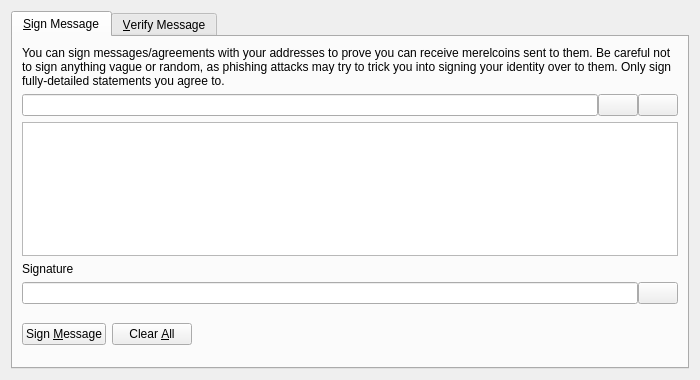
<?xml version="1.0" encoding="UTF-8"?>
<ui version="4.0">
 <class>SignVerifyMessageDialog</class>
 <widget class="QDialog" name="SignVerifyMessageDialog">
  <property name="geometry">
   <rect>
    <x>0</x>
    <y>0</y>
    <width>700</width>
    <height>380</height>
   </rect>
  </property>
  <property name="windowTitle">
   <string>Signatures - Sign / Verify a Message</string>
  </property>
  <property name="modal">
   <bool>true</bool>
  </property>
  <layout class="QVBoxLayout" name="verticalLayout">
   <item>
    <widget class="QTabWidget" name="tabWidget">
     <property name="currentIndex">
      <number>0</number>
     </property>
     <widget class="QWidget" name="tabSignMessage">
      <attribute name="title">
       <string>&amp;Sign Message</string>
      </attribute>
      <layout class="QVBoxLayout" name="verticalLayout_SM">
       <item>
        <widget class="QLabel" name="infoLabel_SM">
         <property name="text">
          <string>You can sign messages/agreements with your addresses to prove you can receive merelcoins sent to them. Be careful not to sign anything vague or random, as phishing attacks may try to trick you into signing your identity over to them. Only sign fully-detailed statements you agree to.</string>
         </property>
         <property name="textFormat">
          <enum>Qt::PlainText</enum>
         </property>
         <property name="wordWrap">
          <bool>true</bool>
         </property>
        </widget>
       </item>
       <item>
        <layout class="QHBoxLayout" name="horizontalLayout_1_SM">
         <property name="spacing">
          <number>0</number>
         </property>
         <item>
          <widget class="QValidatedLineEdit" name="addressIn_SM">
           <property name="toolTip">
            <string>The MerelCoin address to sign the message with</string>
           </property>
          </widget>
         </item>
         <item>
          <widget class="QPushButton" name="addressBookButton_SM">
           <property name="toolTip">
            <string>Choose previously used address</string>
           </property>
           <property name="text">
            <string/>
           </property>
           <property name="icon">
            <iconset resource="../bitcoin.qrc">
             <normaloff>:/icons/address-book</normaloff>:/icons/address-book</iconset>
           </property>
           <property name="shortcut">
            <string>Alt+A</string>
           </property>
           <property name="autoDefault">
            <bool>false</bool>
           </property>
          </widget>
         </item>
         <item>
          <widget class="QPushButton" name="pasteButton_SM">
           <property name="toolTip">
            <string>Paste address from clipboard</string>
           </property>
           <property name="text">
            <string/>
           </property>
           <property name="icon">
            <iconset resource="../bitcoin.qrc">
             <normaloff>:/icons/editpaste</normaloff>:/icons/editpaste</iconset>
           </property>
           <property name="shortcut">
            <string>Alt+P</string>
           </property>
           <property name="autoDefault">
            <bool>false</bool>
           </property>
          </widget>
         </item>
        </layout>
       </item>
       <item>
        <widget class="QPlainTextEdit" name="messageIn_SM">
         <property name="toolTip">
          <string>Enter the message you want to sign here</string>
         </property>
        </widget>
       </item>
       <item>
        <widget class="QLabel" name="signatureLabel_SM">
         <property name="text">
          <string>Signature</string>
         </property>
         <property name="textFormat">
          <enum>Qt::PlainText</enum>
         </property>
        </widget>
       </item>
       <item>
        <layout class="QHBoxLayout" name="horizontalLayout_2_SM">
         <property name="spacing">
          <number>0</number>
         </property>
         <item>
          <widget class="QLineEdit" name="signatureOut_SM">
           <property name="font">
            <font>
             <italic>true</italic>
            </font>
           </property>
           <property name="readOnly">
            <bool>true</bool>
           </property>
          </widget>
         </item>
         <item>
          <widget class="QPushButton" name="copySignatureButton_SM">
           <property name="toolTip">
            <string>Copy the current signature to the system clipboard</string>
           </property>
           <property name="text">
            <string/>
           </property>
           <property name="icon">
            <iconset resource="../bitcoin.qrc">
             <normaloff>:/icons/editcopy</normaloff>:/icons/editcopy</iconset>
           </property>
           <property name="autoDefault">
            <bool>false</bool>
           </property>
          </widget>
         </item>
        </layout>
       </item>
       <item>
        <layout class="QHBoxLayout" name="horizontalLayout_3_SM">
         <item>
          <widget class="QPushButton" name="signMessageButton_SM">
           <property name="toolTip">
            <string>Sign the message to prove you own this MerelCoin address</string>
           </property>
           <property name="text">
            <string>Sign &amp;Message</string>
           </property>
           <property name="icon">
            <iconset resource="../bitcoin.qrc">
             <normaloff>:/icons/edit</normaloff>:/icons/edit</iconset>
           </property>
           <property name="autoDefault">
            <bool>false</bool>
           </property>
          </widget>
         </item>
         <item>
          <widget class="QPushButton" name="clearButton_SM">
           <property name="toolTip">
            <string>Reset all sign message fields</string>
           </property>
           <property name="text">
            <string>Clear &amp;All</string>
           </property>
           <property name="icon">
            <iconset resource="../bitcoin.qrc">
             <normaloff>:/icons/remove</normaloff>:/icons/remove</iconset>
           </property>
           <property name="autoDefault">
            <bool>false</bool>
           </property>
          </widget>
         </item>
         <item>
          <spacer name="horizontalSpacer_1_SM">
           <property name="orientation">
            <enum>Qt::Horizontal</enum>
           </property>
           <property name="sizeHint" stdset="0">
            <size>
             <width>40</width>
             <height>48</height>
            </size>
           </property>
          </spacer>
         </item>
         <item>
          <widget class="QLabel" name="statusLabel_SM">
           <property name="font">
            <font>
             <weight>75</weight>
             <bold>true</bold>
            </font>
           </property>
           <property name="text">
            <string/>
           </property>
           <property name="wordWrap">
            <bool>true</bool>
           </property>
          </widget>
         </item>
         <item>
          <spacer name="horizontalSpacer_2_SM">
           <property name="orientation">
            <enum>Qt::Horizontal</enum>
           </property>
           <property name="sizeHint" stdset="0">
            <size>
             <width>40</width>
             <height>48</height>
            </size>
           </property>
          </spacer>
         </item>
        </layout>
       </item>
      </layout>
     </widget>
     <widget class="QWidget" name="tabVerifyMessage">
      <attribute name="title">
       <string>&amp;Verify Message</string>
      </attribute>
      <layout class="QVBoxLayout" name="verticalLayout_VM">
       <item>
        <widget class="QLabel" name="infoLabel_VM">
         <property name="text">
          <string>Enter the receiver's address, message (ensure you copy line breaks, spaces, tabs, etc. exactly) and signature below to verify the message. Be careful not to read more into the signature than what is in the signed message itself, to avoid being tricked by a man-in-the-middle attack. Note that this only proves the signing party receives with the address, it cannot prove sendership of any transaction!</string>
         </property>
         <property name="textFormat">
          <enum>Qt::PlainText</enum>
         </property>
         <property name="alignment">
          <set>Qt::AlignLeading|Qt::AlignLeft|Qt::AlignTop</set>
         </property>
         <property name="wordWrap">
          <bool>true</bool>
         </property>
        </widget>
       </item>
       <item>
        <layout class="QHBoxLayout" name="horizontalLayout_1_VM">
         <property name="spacing">
          <number>0</number>
         </property>
         <item>
          <widget class="QValidatedLineEdit" name="addressIn_VM">
           <property name="toolTip">
            <string>The MerelCoin address the message was signed with</string>
           </property>
          </widget>
         </item>
         <item>
          <widget class="QPushButton" name="addressBookButton_VM">
           <property name="toolTip">
            <string>Choose previously used address</string>
           </property>
           <property name="text">
            <string/>
           </property>
           <property name="icon">
            <iconset resource="../bitcoin.qrc">
             <normaloff>:/icons/address-book</normaloff>:/icons/address-book</iconset>
           </property>
           <property name="shortcut">
            <string>Alt+A</string>
           </property>
           <property name="autoDefault">
            <bool>false</bool>
           </property>
          </widget>
         </item>
        </layout>
       </item>
       <item>
        <widget class="QPlainTextEdit" name="messageIn_VM"/>
       </item>
       <item>
        <widget class="QValidatedLineEdit" name="signatureIn_VM"/>
       </item>
       <item>
        <layout class="QHBoxLayout" name="horizontalLayout_2_VM">
         <item>
          <widget class="QPushButton" name="verifyMessageButton_VM">
           <property name="toolTip">
            <string>Verify the message to ensure it was signed with the specified MerelCoin address</string>
           </property>
           <property name="text">
            <string>Verify &amp;Message</string>
           </property>
           <property name="icon">
            <iconset resource="../bitcoin.qrc">
             <normaloff>:/icons/transaction_0</normaloff>:/icons/transaction_0</iconset>
           </property>
           <property name="autoDefault">
            <bool>false</bool>
           </property>
          </widget>
         </item>
         <item>
          <widget class="QPushButton" name="clearButton_VM">
           <property name="toolTip">
            <string>Reset all verify message fields</string>
           </property>
           <property name="text">
            <string>Clear &amp;All</string>
           </property>
           <property name="icon">
            <iconset resource="../bitcoin.qrc">
             <normaloff>:/icons/remove</normaloff>:/icons/remove</iconset>
           </property>
           <property name="autoDefault">
            <bool>false</bool>
           </property>
          </widget>
         </item>
         <item>
          <spacer name="horizontalSpacer_1_VM">
           <property name="orientation">
            <enum>Qt::Horizontal</enum>
           </property>
           <property name="sizeHint" stdset="0">
            <size>
             <width>40</width>
             <height>48</height>
            </size>
           </property>
          </spacer>
         </item>
         <item>
          <widget class="QLabel" name="statusLabel_VM">
           <property name="font">
            <font>
             <weight>75</weight>
             <bold>true</bold>
            </font>
           </property>
           <property name="text">
            <string/>
           </property>
           <property name="wordWrap">
            <bool>true</bool>
           </property>
          </widget>
         </item>
         <item>
          <spacer name="horizontalSpacer_2_VM">
           <property name="orientation">
            <enum>Qt::Horizontal</enum>
           </property>
           <property name="sizeHint" stdset="0">
            <size>
             <width>40</width>
             <height>48</height>
            </size>
           </property>
          </spacer>
         </item>
        </layout>
       </item>
      </layout>
     </widget>
    </widget>
   </item>
  </layout>
 </widget>
 <customwidgets>
  <customwidget>
   <class>QValidatedLineEdit</class>
   <extends>QLineEdit</extends>
   <header>qt/qvalidatedlineedit.h</header>
  </customwidget>
 </customwidgets>
 <resources>
  <include location="../bitcoin.qrc"/>
 </resources>
 <connections/>
</ui>
